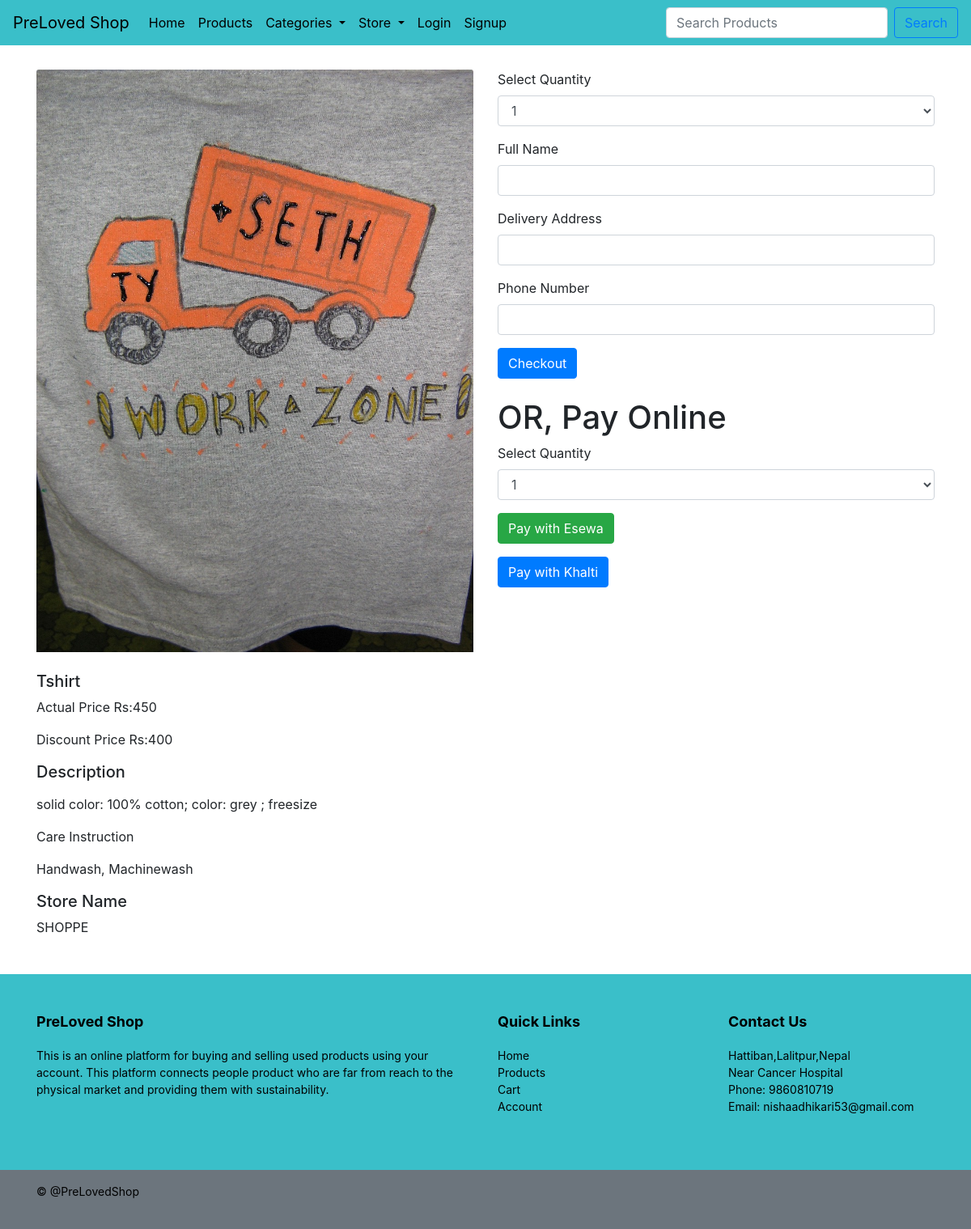
The page /checkout.php?id=1 on the database its author committed.
### tables this page shows
CREATE TABLE `products` (
  `id` int(11) NOT NULL,
  `name` text NOT NULL,
  `location` varchar(255) NOT NULL,
  `category` varchar(255) NOT NULL,
  `discount` int(255) NOT NULL,
  `price` int(255) NOT NULL,
  `description` text NOT NULL,
  `userid` int(255) NOT NULL,
  `storename` text NOT NULL
);

### checkout.php (the view, shortened to what this page needs)
<!DOCTYPE html>
<html>
<head>
</head>
<?php
include'config.php';
$id=$_GET['id'];
$sqlproducts = "SELECT * FROM products WHERE id='$id'";
$recordproducts = mysqli_query($conn,$sqlproducts);
?>
<link rel="stylesheet" href="https://cdn.jsdelivr.net/npm/bootstrap@4.6.2/dist/css/bootstrap.min.css"
>
<body>
    <?php include'navbar.php';?>
    <div class="container checkout">
        <div class="row">
            <?php while($rowproducts=mysqli_fetch_array($recordproducts)){
    ?>
            <div class="col-lg-6">
                <img class="card-img-top" src="<?php echo $rowproducts['location'] ; ?>"><br><br>
                <h5><?php echo $rowproducts['name'] ; ?></h5>
                <p>Actual Price Rs:<?php echo $rowproducts['price'] ; ?></p>
                <p>Discount Price Rs:<?php echo $rowproducts['discount'] ; ?></p>
                <h5>Description</h5>
                <p><?php echo $rowproducts['description'] ; ?></p>
                <h5>Store Name</h5>
                <p><?php echo $rowproducts['storename'] ; ?></p>
            </div>
            <div class="col-lg-6">
                <form method="POST" action="checkoutsubmit.php">
                    <div class="form-group">
                        <label for="exampleFormControlSelect1">Select Quantity</label>
                        <select name="qty" class="form-control" id="exampleFormControlSelect1">
                            <option value="1">1</option>
                        </select>
                    </div>
                    <div class="form-group">
                        <label for="exampleInputEmail1">Full Name</label>
                        <input type="text" class="form-control" id="exampleInputEmail1" aria-describedby="emailHelp"
                            required name="username">
                    </div>
                    <div class="form-group">
                        <label for="exampleInputEmail1">Delivery Address</label>
                        <input type="text" class="form-control" id="exampleInputEmail1" aria-describedby="emailHelp"
                            required name="address">
                    </div>
                    <div class="form-group">
                        <label for="exampleInputEmail1">Phone Number</label>
                        <input type="number" class="form-control" id="exampleInputEmail1" aria-describedby="emailHelp"
                            required name="phonenumber">
                    </div>
                    <button type="submit" class="btn btn-primary" name="checkout">Checkout</button>
                </form>
                <br>
                <h1> OR, Pay Online</h1>
                <form action="esewa.php" method="POST">
                    <div class="form-group">
                        <label for="exampleFormControlSelect1">Select Quantity</label>
                        <select name="qty" class="form-control" id="exampleFormControlSelect1">
                            <option value="1">1</option>
                        </select>
                    </div>
                    <button type="submit" class="btn btn-md btn-success">Pay with Esewa</button>
                </form>
                <button id="payment-button" class="btn btn-primary mt-3 submit">Pay with Khalti</button>
            </div>
            <?php }?>
        </div>
    </div>
    <?php include'footer.php';?>
</body>
</html>

### checkout.php (style rules this page uses)
.checkout { min-height: 500px; margin-top: 30px; margin-bottom: 30px; }

### rows shown on the page
products: location (picture), name "Tshirt", price "450", discount "400", description "solid color: 100% cotton; color: grey ; freesize Care Instruction Handwash, Machinewash", storename "SHOPPE"
